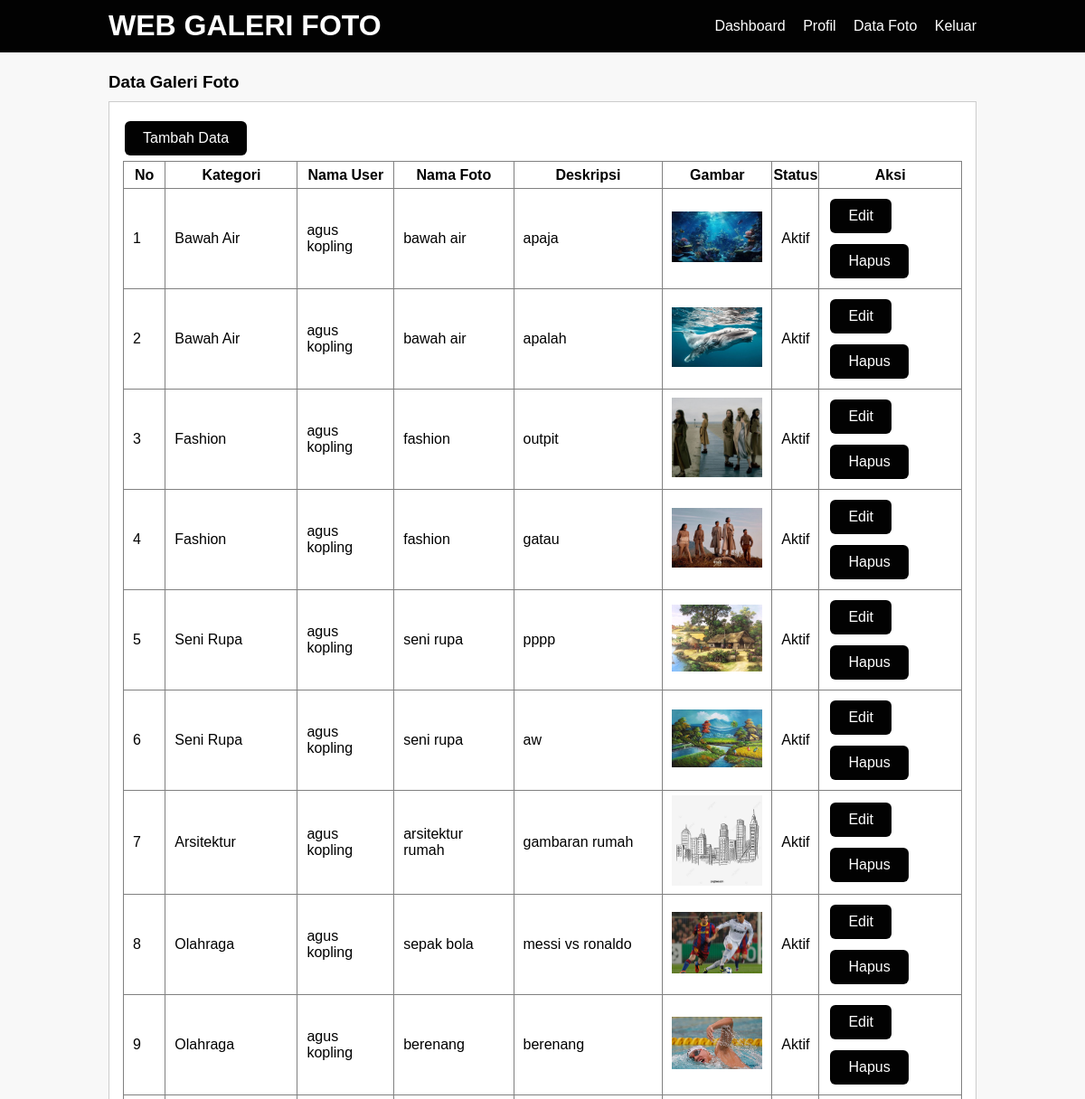
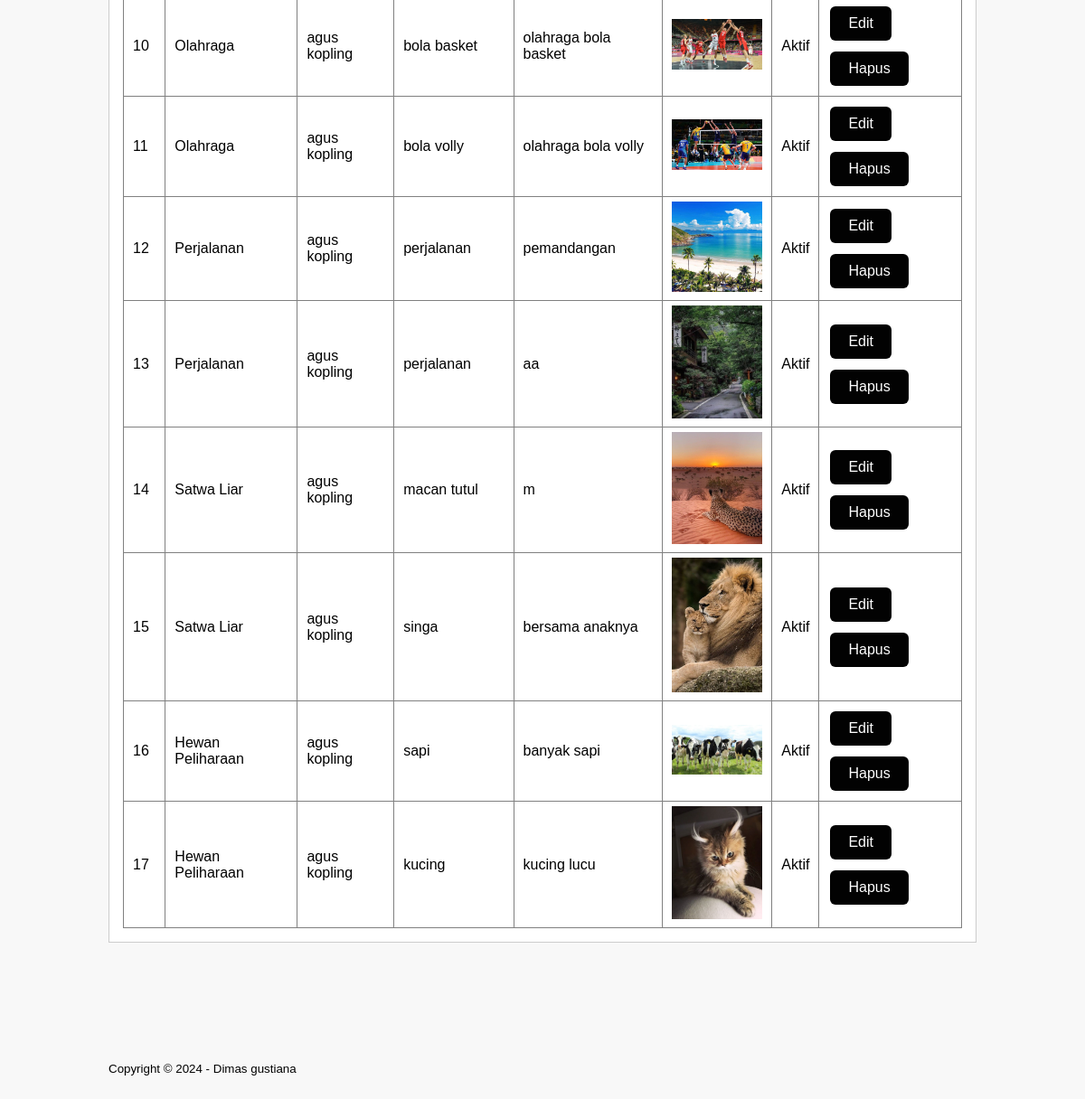
Page /data-image.php (signed in) on the committed database (2 pictures, top to bottom).
### tables this page shows
CREATE TABLE `tb_image` (
  `image_id` int(11) NOT NULL,
  `category_id` int(11) NOT NULL,
  `category_name` varchar(100) NOT NULL,
  `admin_id` int(11) NOT NULL,
  `admin_name` varchar(100) NOT NULL,
  `image_name` varchar(100) NOT NULL,
  `image_description` text NOT NULL,
  `image` varchar(100) NOT NULL,
  `image_status` tinyint(1) NOT NULL,
  `date_created` timestamp NOT NULL DEFAULT CURRENT_TIMESTAMP ON UPDATE CURRENT_TIMESTAMP,
  `likes` int(11) DEFAULT '0'
);

### data-image.php (the view, shortened to what this page needs)
<?php
include 'db.php';
?>
<!DOCTYPE html>
<html xmlns="http://www.w3.org/1999/xhtml">
<head>
    <link rel="stylesheet" type="text/css" href="css/style.css">
</head>
<body>
    <header>
        <div class="container">
            <h1><a href="dashboard.php">WEB GALERI FOTO</a></h1>
            <nav>
                <ul>
                    <li><a href="dashboard.php">Dashboard</a></li>
                    <li><a href="profil.php">Profil</a></li>
                    <li><a href="data-image.php">Data Foto</a></li>
                    <li><a href="Keluar.php">Keluar</a></li>
                </ul>
            </nav>
        </div>
    </header>
    <div class="section">
    <div class="container">
        <h3>Data Galeri Foto</h3>
        <div class="box">
            <p><a href="tambah-image.php" class="btn tambah" style="padding: 10px 20px; background-color: #020202; color: white; border: none; border-radius: 6px; cursor: pointer; text-align: center; text-decoration: none; display: inline-block; font-size: 16px; margin: 6px 2px; transition-duration: 0.4s;">Tambah Data</a></p>
            <table border="1" cellspacing="0" class="table">
                <thead>
                    <tr>
                        <th width="5%">No</th>
                        <th>Kategori</th>
                        <th>Nama User</th>
                        <th>Nama Foto</th>
                        <th>Deskripsi</th>
                        <th>Gambar</th>
                        <th>Status</th>
                        <th width="17%">Aksi</th>
                    </tr>
                </thead>
                <tbody>
                    <?php
                    $no = 1;
                    $user = isset($_SESSION['a_global']['admin_id']) ? $_SESSION['a_global']['admin_id'] : null;
                    if ($user !== null) {
                        $foto = mysqli_query($conn, "SELECT * FROM tb_image WHERE admin_id = '$user' ");
                        if (mysqli_num_rows($foto) > 0) {
                            while ($row = mysqli_fetch_assoc($foto)) {
                    ?>
                                <tr>
                                    <td><?php echo $no++ ?></td>
                                    <td><?php echo $row['category_name'] ?></td>
                                    <td><?php echo $row['admin_name'] ?></td>
                                    <td><?php echo $row['image_name'] ?></td>
                                    <td><?php echo $row['image_description'] ?></td>
                                    <td><a href="foto/<?php echo $row['image'] ?>" target="_blank"><img src="foto/<?php echo $row['image'] ?>" width="100px"></a></td>
                                    <td><?php echo ($row['image_status'] == 0) ? 'Tidak Aktif' : 'Aktif'; ?></td>
                                    <td class="aksi">
                                        <a href="edit-image.php?id=<?php echo $row['image_id'] ?>" style="padding: 10px 20px; background-color: #020202; color: white; border: none; border-radius: 6px; cursor: pointer; text-align: center; text-decoration: none; display: inline-block; font-size: 16px; margin: 6px 2px; transition-duration: 0.4s;">Edit</a>
                                        <a href="proses-hapus.php?idp=<?php echo $row['image_id'] ?>" style="padding: 10px 20px; background-color: #020202; color: white; border: none; border-radius: 6px; cursor: pointer; text-align: center; text-decoration: none; display: inline-block; font-size: 16px; margin: 6px 2px; transition-duration: 0.4s;" onclick="return confirm('Yakin Ingin Hapus ?')">Hapus</a>
                                    </td>
                                </tr>
                    <?php
                            }
                        } else { ?>
                            <tr>
                                <td colspan="8">Tidak ada data</td>
                            </tr>
                    <?php }
                    } ?>
                </tbody>
            </table>
        </div>
    </div>
</div>
    <footer>
        <div class="container">
            <small>Copyright &copy; 2024 - Dimas gustiana</small>
        </div>
    </footer>
</body>
</html>

### css/style.css (style rules this page uses)
* { padding:0; margin:0; font-family:'Quicksand', sans-serif; }
body { background-color:#f8f8f8; }
a { color: inherit; text-decoration:none; }
.btn { padding:8px 15px; background-color: #020202; color: #fff; border:none; cursor: pointer; }
header { background-color: #020202; color: #fff; position: fixed; top: 0; left: 0; width: 100%; }
header h1 { float:left; padding:10px 0; }
header ul { float:right; }
header ul li { display:inline-block; }
header ul li a { padding:20px 0 20px 15px; display: inline-block; }
footer { padding:25px 0; }
.container { width: 80%; margin: 0 auto; }
.container:after { content:''; display: block; clear:both; }
.section { padding: 80px 0; }
.box { background-color: #fff; border:1px solid #ccc; padding:15px; box-sizing: border-box; margin:10px 0 25px 0; }
.box:after { content: ''; display: block; clear: both; }
.table { width: 100%; border-collapse: collapse; }
.table tr { height: 30px; }
.table tr td { padding:5px 10px; }

### rows in the picture
tb_image: category_name "Bawah Air", admin_name "agus kopling", image_name "bawah air", image_description "apaja", image (picture), image_status "Aktif"
tb_image: category_name "Bawah Air", admin_name "agus kopling", image_name "bawah air", image_description "apalah", image (picture), image_status "Aktif"
tb_image: category_name "Fashion", admin_name "agus kopling", image_name "fashion", image_description "outpit", image (picture), image_status "Aktif"
tb_image: category_name "Fashion", admin_name "agus kopling", image_name "fashion", image_description "gatau", image (picture), image_status "Aktif"
tb_image: category_name "Seni Rupa", admin_name "agus kopling", image_name "seni rupa", image_description "pppp", image (picture), image_status "Aktif"
tb_image: category_name "Seni Rupa", admin_name "agus kopling", image_name "seni rupa", image_description "aw", image (picture), image_status "Aktif"
tb_image: category_name "Arsitektur", admin_name "agus kopling", image_name "arsitektur rumah", image_description "gambaran rumah", image (picture), image_status "Aktif"
tb_image: category_name "Olahraga", admin_name "agus kopling", image_name "sepak bola", image_description "messi vs ronaldo", image (picture), image_status "Aktif"
tb_image: category_name "Olahraga", admin_name "agus kopling", image_name "berenang", image_description "berenang", image (picture), image_status "Aktif"
tb_image: category_name "Olahraga", admin_name "agus kopling", image_name "bola basket", image_description "olahraga bola basket", image (picture), image_status "Aktif"
tb_image: category_name "Olahraga", admin_name "agus kopling", image_name "bola volly", image_description "olahraga bola volly", image (picture), image_status "Aktif"
tb_image: category_name "Perjalanan", admin_name "agus kopling", image_name "perjalanan", image_description "pemandangan", image (picture), image_status "Aktif"
tb_image: category_name "Perjalanan", admin_name "agus kopling", image_name "perjalanan", image_description "aa", image (picture), image_status "Aktif"
tb_image: category_name "Satwa Liar", admin_name "agus kopling", image_name "macan tutul", image_description "m", image (picture), image_status "Aktif"
tb_image: category_name "Satwa Liar", admin_name "agus kopling", image_name "singa", image_description "bersama anaknya", image (picture), image_status "Aktif"
tb_image: category_name "Hewan Peliharaan", admin_name "agus kopling", image_name "sapi", image_description "banyak sapi", image (picture), image_status "Aktif"
tb_image: category_name "Hewan Peliharaan", admin_name "agus kopling", image_name "kucing", image_description "kucing lucu", image (picture), image_status "Aktif"
